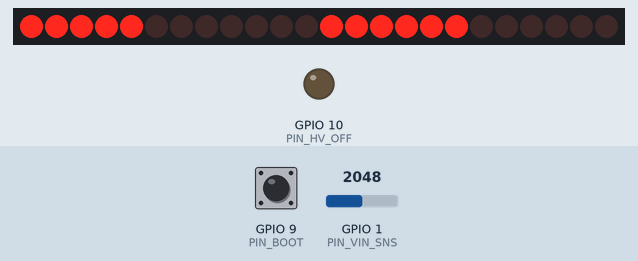
Bench run of a program on a simulated ESP32-C3. Parts: 24 shift-register outputs drawn as a row of LEDs (first output left, lit = HIGH), output pins drawn as LEDs (lit = HIGH). Wiring (inferred from the names in the program): 3 × shift register (74HC595): data GPIO 6; shift clock GPIO 4; latch GPIO 5; OE GPIO 7. Wiring (inferred from the signals the program sends): row of LEDs: on Q0, Q1, Q2, Q3, Q4, Q5, Q6, Q7, Q8, Q9, Q10, Q11, Q12, Q13, Q14, Q15, Q16, Q17, Q18, Q19, Q20, Q21, Q22, Q23. The inputs (shaded band) are chosen by the test bench; at power-on: GPIO 1 (PIN_VIN_SNS) = 2048, GPIO 9 (PIN_BOOT) HIGH. WiFi joins after 1.5 s; servers stay silent unless stated; the local clock reads 2024-03-15 10:24:30 at power-on unless the program sets it; EEPROM starts erased; pins used as bus, display or sensor lines are not drawn.

Above: at 3.9 s.
4.0 s: GPIO 1 (PIN_VIN_SNS) set to 1488
At 5.4 s:
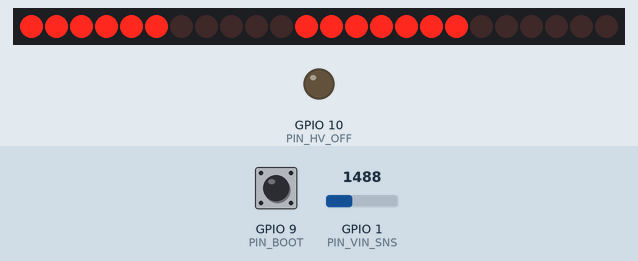
7.0 s: GPIO 1 (PIN_VIN_SNS) set to 1406
At 7.4 s:
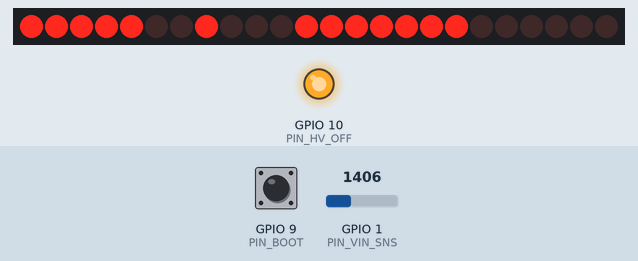
10.0 s: GPIO 1 (PIN_VIN_SNS) set to 1538
13.0 s: GPIO 1 (PIN_VIN_SNS) set to 1640
At 13.4 s:
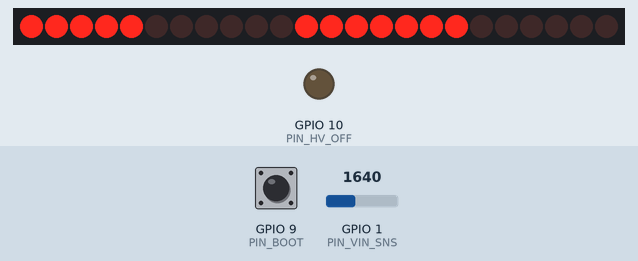
Timing chart, 0 to 16.0 s (numbered marks = the images above; inputs shaded):
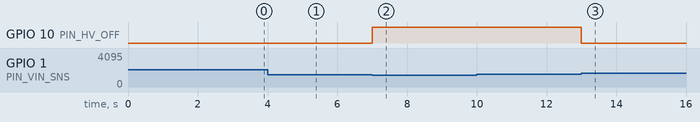

The program:

main.cpp
```cpp
// NixiClockV1 - 6 x IN-16, hh:mm:ss, time from NTP over WiFi.
//
// Hardware (see ../NixiClockV1.kicad_sch):
//   IO4 SRCLK, IO5 RCLK, IO6 SER -> 3 x 74HC595 (U301 first in the chain, U303 last)
//   IO7 OE_N (low = outputs on), IO10 HV_OFF (high = 185 V boost off), IO9 BOOT button (low = pressed)
//   IO1 VIN_SNS (VIN x 22k / 122k), IO3 PD_OK_N (low = CH221K got 9 V by USB PD)
// The HV only runs while VIN > 7 V: 9 V from a PD charger or from the internal terminal J102. On a plain 5 V USB
// port the clock still syncs and can be flashed, but the tubes stay dark.
// Shift register bits (QA = bit 0):
//   U301: K0..K7          U302: K8 K9 KDL KDR A1 A2 A3 A4          U303: A5 A6 (rest unused)
// One anode per 2 ms slot (6 slots = 83 Hz), all bits cleared for 200 us between slots against ghosting.
//
// First boot: join WiFi "NixiClock-Setup" with a phone, pick the network and (optionally) the time zone.
// Hold BOOT for 5 s while plugging in to forget the WiFi settings.

#include <Arduino.h>
#include <WiFi.h>
#include <WiFiManager.h>
#include <Preferences.h>
#include <esp_sntp.h>
#include <time.h>
#include "soc/gpio_reg.h"

// ----------------------------------------------------------------------------- pins
static constexpr int PIN_SRCLK = 4, PIN_RCLK = 5, PIN_SER = 6, PIN_OE_N = 7, PIN_BOOT = 9, PIN_HV_OFF = 10;
static constexpr int PIN_VIN_SNS = 1, PIN_PD_OK_N = 3;
static constexpr float VIN_DIVIDER = 122.0f / 22.0f;
static constexpr float VIN_HV_ON = 7.0f, VIN_HV_OFF = 6.5f;     // hysteresis for the HV enable

// ----------------------------------------------------------------------------- settings
static const char *DEFAULT_TZ = "CET-1CEST,M3.5.0,M10.5.0/3";   // Europe/Berlin; POSIX TZ string
static constexpr int NIGHT_FROM = 23, NIGHT_TO = 7;              // dimmed between these hours
static constexpr int BRIGHT_DAY = 16, BRIGHT_NIGHT = 4;          // on-time in 100 us ticks of an 18-tick window
static constexpr bool SEPARATOR_RIGHT_COMMAS = true;             // true: right commas of tubes 2+4, false: left of 3+5

// ----------------------------------------------------------------------------- display state (ISR side)
static constexpr int SLOT_TICKS = 20;                            // 20 x 100 us = 2 ms per tube
static constexpr int BLANK_TICKS = 2;                            // first 200 us of a slot: everything off
static volatile uint8_t dispDigit[6] = {0, 0, 0, 0, 0, 0};       // 0..9, 10 = blank
static volatile bool dispDpL[6], dispDpR[6];
static volatile uint8_t brightness = BRIGHT_DAY;                 // ticks the tube is lit per slot
static volatile bool displayOn = true;

static hw_timer_t *muxTimer = nullptr;

// bit positions in the 24-bit word (bit 0 = U301.QA ... bit 23 = U303.QH)
static constexpr uint32_t BIT_K(int d) { return 1u << d; }                            // K0..K9 = bits 0..9
static constexpr uint32_t BIT_DL = 1u << 10, BIT_DR = 1u << 11;
static constexpr uint32_t BIT_A(int tube) { return 1u << (tube < 4 ? 12 + tube : 16 + (tube - 4)); }  // tube 0..5

static inline void IRAM_ATTR gpioSet(int pin) { REG_WRITE(GPIO_OUT_W1TS_REG, 1u << pin); }
static inline void IRAM_ATTR gpioClr(int pin) { REG_WRITE(GPIO_OUT_W1TC_REG, 1u << pin); }

// Shift 24 bits MSB first (bit 23 first, it travels to U303.QH), then latch.
static void IRAM_ATTR shiftOut24(uint32_t w) {
  for (int i = 23; i >= 0; --i) {
    if (w & (1u << i)) gpioSet(PIN_SER); else gpioClr(PIN_SER);
    gpioSet(PIN_SRCLK);
    gpioClr(PIN_SRCLK);
  }
  gpioSet(PIN_RCLK);
  gpioClr(PIN_RCLK);
}

static void IRAM_ATTR onMuxTick() {
  static int tube = 0, tick = 0;
  if (tick == 0) {
    shiftOut24(0);                                               // blank: anode and cathodes off
  } else if (tick == BLANK_TICKS) {
    uint32_t w = 0;
    if (displayOn) {
      uint8_t d = dispDigit[tube];
      if (d <= 9) w |= BIT_K(d) | BIT_A(tube);
      if (dispDpL[tube]) w |= BIT_DL | BIT_A(tube);
      if (dispDpR[tube]) w |= BIT_DR | BIT_A(tube);
    }
    shiftOut24(w);
  } else if (tick == BLANK_TICKS + brightness) {
    shiftOut24(0);                                               // end of the lit part (dimming)
  }
  if (++tick >= SLOT_TICKS) {
    tick = 0;
    tube = (tube + 1) % 6;
  }
}

// ----------------------------------------------------------------------------- helpers
static void showNumber(int hh, int mm, int ss) {
  int v[6] = {hh / 10, hh % 10, mm / 10, mm % 10, ss / 10, ss % 10};
  for (int i = 0; i < 6; ++i) dispDigit[i] = v[i];
}

static void setSeparators(bool on) {
  for (int i = 0; i < 6; ++i) dispDpL[i] = dispDpR[i] = false;
  if (SEPARATOR_RIGHT_COMMAS) {
    dispDpR[1] = dispDpR[3] = on;
  } else {
    dispDpL[2] = dispDpL[4] = on;
  }
}

static float readVin() {
  return analogReadMilliVolts(PIN_VIN_SNS) * VIN_DIVIDER / 1000.0f;
}

// Enable the boost only with enough input voltage (PD 9 V or the terminal), drop it again below 6.5 V.
static void updateHV() {
  static bool hvOn = false;
  float vin = readVin();
  if (!hvOn && vin > VIN_HV_ON) hvOn = true;
  if (hvOn && vin < VIN_HV_OFF) hvOn = false;
  digitalWrite(PIN_HV_OFF, hvOn ? LOW : HIGH);
}

static void setHV(bool on) {
  digitalWrite(PIN_HV_OFF, on ? LOW : HIGH);
}

// Anti cathode poisoning: run every digit through all tubes ("slot machine").
static void cathodeExercise(int rounds) {
  setSeparators(false);
  for (int r = 0; r < rounds; ++r)
    for (int d = 0; d < 10; ++d) {
      for (int i = 0; i < 6; ++i) dispDigit[i] = (d + i) % 10;
      delay(60);
    }
}

static bool timeValid() {
  return time(nullptr) > 1700000000;                             // after Nov 2023 -> SNTP has answered
}

// ----------------------------------------------------------------------------- setup / loop
static Preferences prefs;
static char tzBuf[64];
static WiFiManager wm;
static WiFiManagerParameter *tzParam;

void setup() {
  // outputs off and HV off before anything else (the pull-ups already hold them there)
  pinMode(PIN_HV_OFF, OUTPUT);
  setHV(false);
  pinMode(PIN_OE_N, OUTPUT);
  digitalWrite(PIN_OE_N, HIGH);
  for (int p : {PIN_SER, PIN_SRCLK, PIN_RCLK}) {
    pinMode(p, OUTPUT);
    digitalWrite(p, LOW);
  }
  pinMode(PIN_BOOT, INPUT_PULLUP);
  Serial.begin(115200);
  shiftOut24(0);
  digitalWrite(PIN_OE_N, LOW);

  muxTimer = timerBegin(1000000);                                // 1 MHz timer clock
  timerAttachInterrupt(muxTimer, &onMuxTick);
  timerAlarm(muxTimer, 100, true, 0);                            // 100 us tick
  pinMode(PIN_PD_OK_N, INPUT_PULLUP);                            // CH221K PG is open drain, no pull-up on the board
  analogSetPinAttenuation(PIN_VIN_SNS, ADC_11db);
  updateHV();

  // BOOT held for 5 s at power-up: forget WiFi + settings
  uint32_t t0 = millis();
  while (digitalRead(PIN_BOOT) == LOW) {
    showNumber(0, 0, (millis() - t0) / 1000);
    if (millis() - t0 > 5000) {
      wm.resetSettings();
      prefs.begin("nixi", false);
      prefs.clear();
      prefs.end();
      break;
    }
    delay(20);
  }

  prefs.begin("nixi", false);
  String tz = prefs.getString("tz", DEFAULT_TZ);
  strlcpy(tzBuf, tz.c_str(), sizeof(tzBuf));

  // WiFi: stored credentials, or a captive portal "NixiClock-Setup" (tubes cycle while it is open)
  tzParam = new WiFiManagerParameter("tz", "POSIX time zone (e.g. CET-1CEST,M3.5.0,M10.5.0/3)", tzBuf,
                                     sizeof(tzBuf) - 1);
  wm.addParameter(tzParam);
  wm.setConfigPortalBlocking(false);
  wm.setSaveParamsCallback([]() {
    strlcpy(tzBuf, tzParam->getValue(), sizeof(tzBuf));
    prefs.putString("tz", tzBuf);
    setenv("TZ", tzBuf, 1);
    tzset();
  });
  wm.autoConnect("NixiClock-Setup");

  setenv("TZ", tzBuf, 1);
  tzset();
  sntp_set_sync_interval(60 * 60 * 1000);                        // re-sync every hour
  configTzTime(tzBuf, "pool.ntp.org", "time.google.com", "time.cloudflare.com");
  WiFi.setSleep(true);                                           // modem sleep between beacons
  cathodeExercise(2);
}

void loop() {
  static uint32_t lastExercise = 0;
  wm.process();                                                  // serves the setup portal while it is open
  updateHV();

  if (!timeValid()) {                                            // no time yet: slow digit cycle
    static uint32_t last = 0;
    if (millis() - last > 300) {
      last = millis();
      for (int i = 0; i < 6; ++i) dispDigit[i] = (dispDigit[i] + 1) % 10;
    }
    delay(10);
    return;
  }

  struct timeval tv;
  gettimeofday(&tv, nullptr);
  struct tm now;
  localtime_r(&tv.tv_sec, &now);

  bool night = (NIGHT_FROM > NIGHT_TO) ? (now.tm_hour >= NIGHT_FROM || now.tm_hour < NIGHT_TO)
                                       : (now.tm_hour >= NIGHT_FROM && now.tm_hour < NIGHT_TO);
  brightness = night ? BRIGHT_NIGHT : BRIGHT_DAY;

  // every 10 minutes (on minute x0, second 30) exercise all cathodes for ~1 s; longer at 03:00
  if (now.tm_sec == 30 && now.tm_min % 10 == 0 && millis() - lastExercise > 60000) {
    lastExercise = millis();
    cathodeExercise(now.tm_hour == 3 && now.tm_min == 0 ? 60 : 2);
    return;
  }

  showNumber(now.tm_hour, now.tm_min, now.tm_sec);
  setSeparators(tv.tv_usec < 500000);                            // commas blink at 1 Hz
  delay(5);
}
```

Measured:
- the behaviour switches between 1456 and 1455 on GPIO 1 (PIN_VIN_SNS) (found by bisection; images 1 and 2)
- the behaviour switches between 1567 and 1568 on GPIO 1 (PIN_VIN_SNS) (found by bisection; images 2 and 3)
- after the input at 7.0 s, GPIO 10 (PIN_HV_OFF): LOW → HIGH at once
- after the input at 13.0 s, GPIO 10 (PIN_HV_OFF): HIGH → LOW at once
